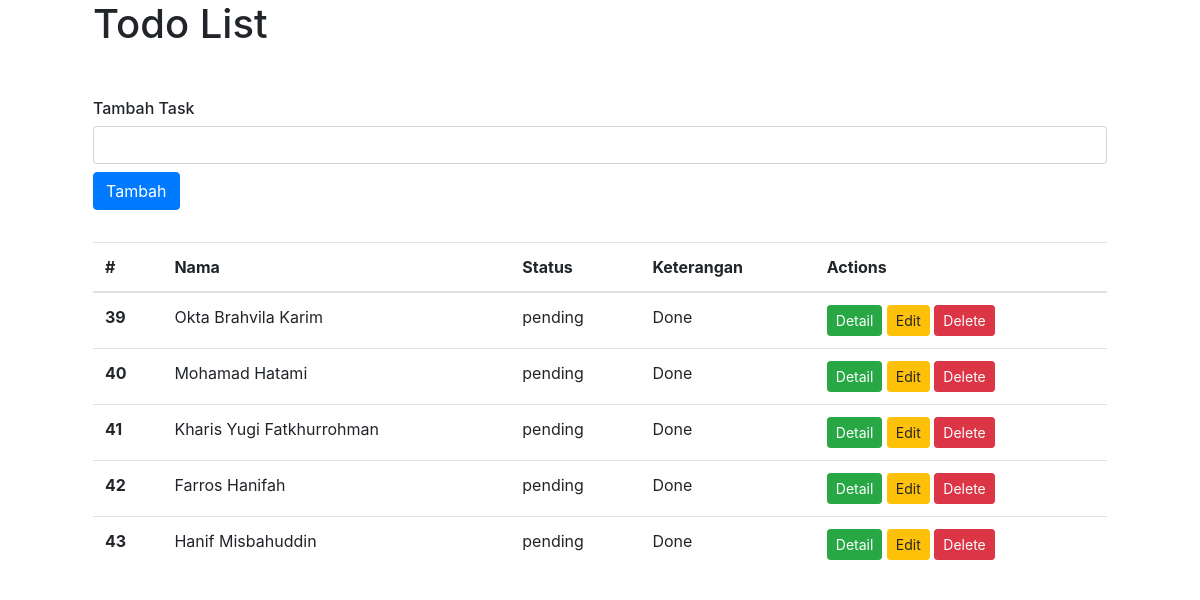
Before: / with the older database file.
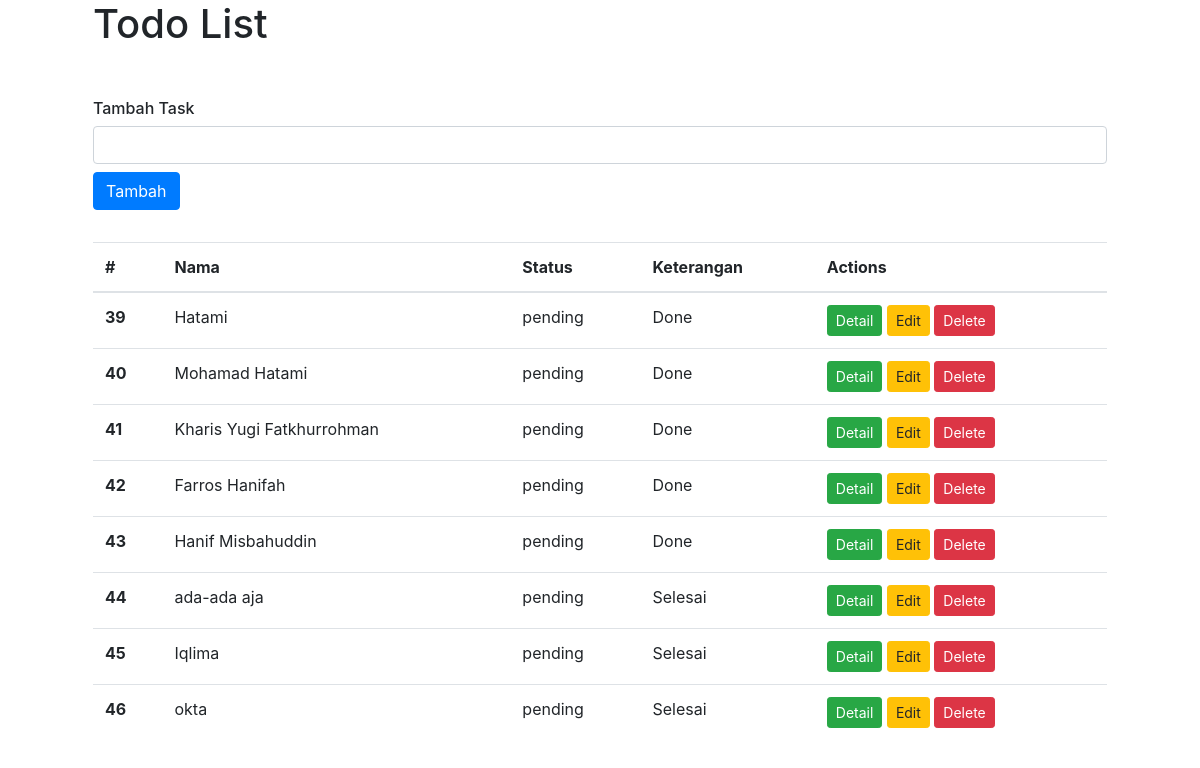
After: the same page with the newer database file.
### task/models.py (models this page shows)
class Task(models.Model):
	name = models.TextField(default='')
	status = models.TextField(default='pending')
	keterangan = models.TextField(default='Selesai')

### task/views.py (the view)
# urls.py: path('', views.index),
def index(req):
	if req.POST:
		models.Task.objects.create(name=req.POST['name'])
		return redirect('/')
	tasks = models.Task.objects.all()
	return render(req, 'task/index.html',
		{ 'data': tasks,
		})

### task/templates/task/index.html (shortened to what this page needs)
<!DOCTYPE html>
<html lang="en">
    <head>
        <link rel="stylesheet" href="https://stackpath.bootstrapcdn.com/bootstrap/4.5.2/css/bootstrap.min.css">
    </head>
    <body>
        <div class="container px-lg-5">
            <div class="container">
                <div class="row">
                    <div class="col-sm">
                        <h1>Todo List</h1><br>
                    </div>
                </div>
            </div>
            <div class="container">
                <div class="row">
                    <div class="col-sm">
                        <form method="POST" action="" class="mt-3">
                            <div class="form-group">
                                <label for="exampleInputPassword1" class="h6">Tambah Task</label>
                                <input type="text" name="name" class="form-control" id="exampleInputPassword1">
                                <button type="submit" class="btn btn-primary mt-2">Tambah</button>
                            </div>
                        </form>
                    </div>
                </div>
            </div>
            <div class="container">
                <div class="row">
                    <div class="col-sm">
                        <div class="table-responsive">
                            <table class="table table-hover mt-3">
                                <thead>
                                    <tr>
                                        <th scope="col">#</th>
                                        <th scope="col">Nama</th>
                                        <th scope="col">Status</th>
                                        <th scope="col">Keterangan</th>
                                        <th scope="col">Actions</th>
                                    </tr>
                                </thead>
                                <tbody>
                                {% for d in data %}
                                    <tr>
                                        <th scope="row">{{d.id}}</th>
                                        <td>{{d.name}}</td>
                                        <td>{{d.status}}</td>
                                        <td>{{d.keterangan}}</td>
                                        <td>
                                            <a class="btn btn-sm btn-success" href="/{{d.id}}">Detail</a>
                                            <a class="btn btn-sm btn-warning" href="/{{d.id}}/edit">Edit</a>
                                            <a class="btn btn-sm btn-danger" href="/{{d.id}}/delete">Delete</a>
                                        </td>
                                    </tr>
                                {% endfor %}
                            </table>
                        </div>
                    </div>
                </div>
            </div>
        </div>
    </body>
</html>

Changed rows visible on the page:
changed Task id 39: name "Okta Brahvila Karim" → "Hatami"
added Task: id "44", name "ada-ada aja", status "pending", keterangan "Selesai"
added Task: id "45", name "Iqlima", status "pending", keterangan "Selesai"
added Task: id "46", name "okta", status "pending", keterangan "Selesai"
